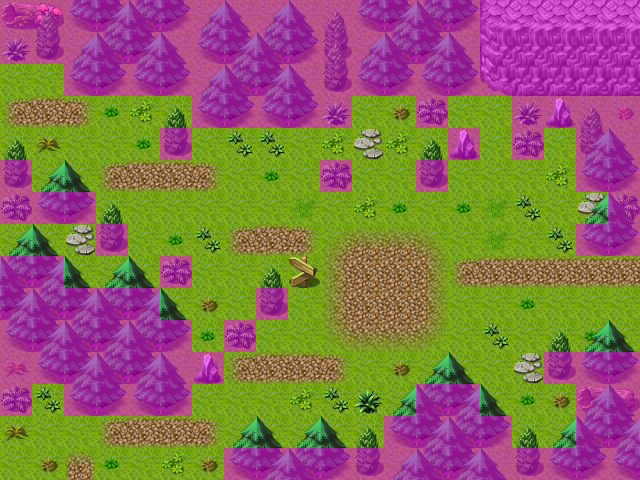

Rendered tile map (Tiled .tmx) drawn with the repository's tilesets; below, a short description and the map source with its tile grids summarised:
An orthogonal 20x15 tile map with 32x32 px tiles, 4 tile layers (Ground, Objects, Above, Walkable), 40 tilesets and 5 objects (2x mapchange, 2x spawn, sign).

<map version="1.0" orientation="orthogonal" width="20" height="15" tilewidth="32" tileheight="32">
 <properties>
  <property name="outside" value="1" />
 </properties>
 <tileset firstgid="1" name="map_bed_1" tilewidth="32" tileheight="32">
  <image source="../drawable/map_bed_1.png" width="512" height="256" />
 </tileset>
 <tileset firstgid="129" name="map_border_1" tilewidth="32" tileheight="32">
  <image source="../drawable/map_border_1.png" width="512" height="256" />
 </tileset>
 <tileset firstgid="257" name="map_bridge_1" tilewidth="32" tileheight="32">
  <image source="../drawable/map_bridge_1.png" width="512" height="256" />
 </tileset>
 <tileset firstgid="385" name="map_broken_1" tilewidth="32" tileheight="32">
  <image source="../drawable/map_broken_1.png" width="512" height="256" />
 </tileset>
 <tileset firstgid="513" name="map_cavewall_1" tilewidth="32" tileheight="32">
  <image source="../drawable/map_cavewall_1.png" width="576" height="192" />
 </tileset>
 <tileset firstgid="621" name="map_cavewall_2" tilewidth="32" tileheight="32">
  <image source="../drawable/map_cavewall_2.png" width="576" height="192" />
 </tileset>
 <tileset firstgid="729" name="map_cavewall_3" tilewidth="32" tileheight="32">
  <image source="../drawable/map_cavewall_3.png" width="576" height="192" />
 </tileset>
 <tileset firstgid="837" name="map_chair_table_1" tilewidth="32" tileheight="32">
  <image source="../drawable/map_chair_table_1.png" width="512" height="256" />
 </tileset>
 <tileset firstgid="965" name="map_crate_1" tilewidth="32" tileheight="32">
  <image source="../drawable/map_crate_1.png" width="512" height="256" />
 </tileset>
 <tileset firstgid="1093" name="map_cupboard_1" tilewidth="32" tileheight="32">
  <image source="../drawable/map_cupboard_1.png" width="512" height="256" />
 </tileset>
 <tileset firstgid="1221" name="map_curtain_1" tilewidth="32" tileheight="32">
  <image source="../drawable/map_curtain_1.png" width="512" height="256" />
 </tileset>
 <tileset firstgid="1349" name="map_entrance_1" tilewidth="32" tileheight="32">
  <image source="../drawable/map_entrance_1.png" width="512" height="256" />
 </tileset>
 <tileset firstgid="1477" name="map_fence_1" tilewidth="32" tileheight="32">
  <image source="../drawable/map_fence_1.png" width="512" height="256" />
 </tileset>
 <tileset firstgid="1605" name="map_fence_2" tilewidth="32" tileheight="32">
  <image source="../drawable/map_fence_2.png" width="512" height="256" />
 </tileset>
 <tileset firstgid="1733" name="map_ground_1" tilewidth="32" tileheight="32">
  <image source="../drawable/map_ground_1.png" width="512" height="256" />
 </tileset>
 <tileset firstgid="1861" name="map_ground_2" tilewidth="32" tileheight="32">
  <image source="../drawable/map_ground_2.png" width="512" height="256" />
 </tileset>
 <tileset firstgid="1989" name="map_ground_3" tilewidth="32" tileheight="32">
  <image source="../drawable/map_ground_3.png" width="512" height="256" />
 </tileset>
 <tileset firstgid="2117" name="map_ground_4" tilewidth="32" tileheight="32">
  <image source="../drawable/map_ground_4.png" width="512" height="256" />
 </tileset>
 <tileset firstgid="2245" name="map_ground_5" tilewidth="32" tileheight="32">
  <image source="../drawable/map_ground_5.png" width="512" height="256" />
 </tileset>
 <tileset firstgid="2373" name="map_ground_6" tilewidth="32" tileheight="32">
  <image source="../drawable/map_ground_6.png" width="512" height="256" />
 </tileset>
 <tileset firstgid="2501" name="map_ground_7" tilewidth="32" tileheight="32">
  <image source="../drawable/map_ground_7.png" width="512" height="256" />
 </tileset>
 <tileset firstgid="2629" name="map_ground_8" tilewidth="32" tileheight="32">
  <image source="../drawable/map_ground_8.png" width="512" height="256" />
 </tileset>
 <tileset firstgid="2757" name="map_indoor_1" tilewidth="32" tileheight="32">
  <image source="../drawable/map_indoor_1.png" width="512" height="256" />
 </tileset>
 <tileset firstgid="2885" name="map_kitchen_1" tilewidth="32" tileheight="32">
  <image source="../drawable/map_kitchen_1.png" width="512" height="256" />
 </tileset>
 <tileset firstgid="3013" name="map_outdoor_1" tilewidth="32" tileheight="32">
  <image source="../drawable/map_outdoor_1.png" width="512" height="256" />
 </tileset>
 <tileset firstgid="3141" name="map_pillar_1" tilewidth="32" tileheight="32">
  <image source="../drawable/map_pillar_1.png" width="512" height="256" />
 </tileset>
 <tileset firstgid="3269" name="map_plant_1" tilewidth="32" tileheight="32">
  <image source="../drawable/map_plant_1.png" width="512" height="256" />
 </tileset>
 <tileset firstgid="3397" name="map_rock_1" tilewidth="32" tileheight="32">
  <image source="../drawable/map_rock_1.png" width="512" height="256" />
 </tileset>
 <tileset firstgid="3525" name="map_roof_1" tilewidth="32" tileheight="32">
  <image source="../drawable/map_roof_1.png" width="512" height="256" />
 </tileset>
 <tileset firstgid="3653" name="map_roof_2" tilewidth="32" tileheight="32">
  <image source="../drawable/map_roof_2.png" width="512" height="256" />
 </tileset>
 <tileset firstgid="3781" name="map_shop_1" tilewidth="32" tileheight="32">
  <image source="../drawable/map_shop_1.png" width="512" height="256" />
 </tileset>
 <tileset firstgid="3909" name="map_sign_ladder_1" tilewidth="32" tileheight="32">
  <image source="../drawable/map_sign_ladder_1.png" width="512" height="256" />
 </tileset>
 <tileset firstgid="4037" name="map_table_1" tilewidth="32" tileheight="32">
  <image source="../drawable/map_table_1.png" width="512" height="256" />
 </tileset>
 <tileset firstgid="4165" name="map_trail_1" tilewidth="32" tileheight="32">
  <image source="../drawable/map_trail_1.png" width="512" height="256" />
 </tileset>
 <tileset firstgid="4293" name="map_tree_1" tilewidth="32" tileheight="32">
  <image source="../drawable/map_tree_1.png" width="512" height="256" />
 </tileset>
 <tileset firstgid="4421" name="map_wall_1" tilewidth="32" tileheight="32">
  <image source="../drawable/map_wall_1.png" width="512" height="256" />
 </tileset>
 <tileset firstgid="4549" name="map_wall_2" tilewidth="32" tileheight="32">
  <image source="../drawable/map_wall_2.png" width="480" height="256" />
 </tileset>
 <tileset firstgid="4669" name="map_wall_3" tilewidth="32" tileheight="32">
  <image source="../drawable/map_wall_3.png" width="480" height="256" />
 </tileset>
 <tileset firstgid="4789" name="map_window_1" tilewidth="32" tileheight="32">
  <image source="../drawable/map_window_1.png" width="512" height="256" />
 </tileset>
 <tileset firstgid="4917" name="map_window_2" tilewidth="32" tileheight="32">
  <image source="../drawable/map_window_2.png" width="512" height="256" />
 </tileset>
 <layer name="Ground" width="20" height="15">
  <data>[300 cells, 300 non-empty, 6 distinct tile ids]</data>
 </layer>
 <layer name="Objects" width="20" height="15">
  <data>[300 cells, 205 non-empty, 37 distinct tile ids]</data>
 </layer>
 <layer name="Above" width="20" height="15">
  <data>[300 cells, 38 non-empty, 3 distinct tile ids]</data>
 </layer>
 <layer name="Walkable" width="20" height="15">
  <data>[300 cells, 139 non-empty, 1 distinct tile ids]</data>
 </layer>
 <objectgroup name="Mapevents" width="20" height="15" visible="0">
  <object name="west" type="mapchange" x="0" y="64" width="32" height="96">
   <properties>
    <property name="map" value="wild17" />
    <property name="place" value="east" />
   </properties>
  </object>
  <object name="east" type="mapchange" x="608" y="256" width="32" height="96">
   <properties>
    <property name="map" value="wild16" />
    <property name="place" value="west" />
   </properties>
  </object>
  </objectgroup>
 <objectgroup name="Spawn" width="20" height="15" visible="0">
  <!-- 2 objects omitted --></objectgroup>
 <objectgroup name="Keys" width="20" height="15" visible="0" />
</map>
<!-- 3 of 5 objects omitted -->
